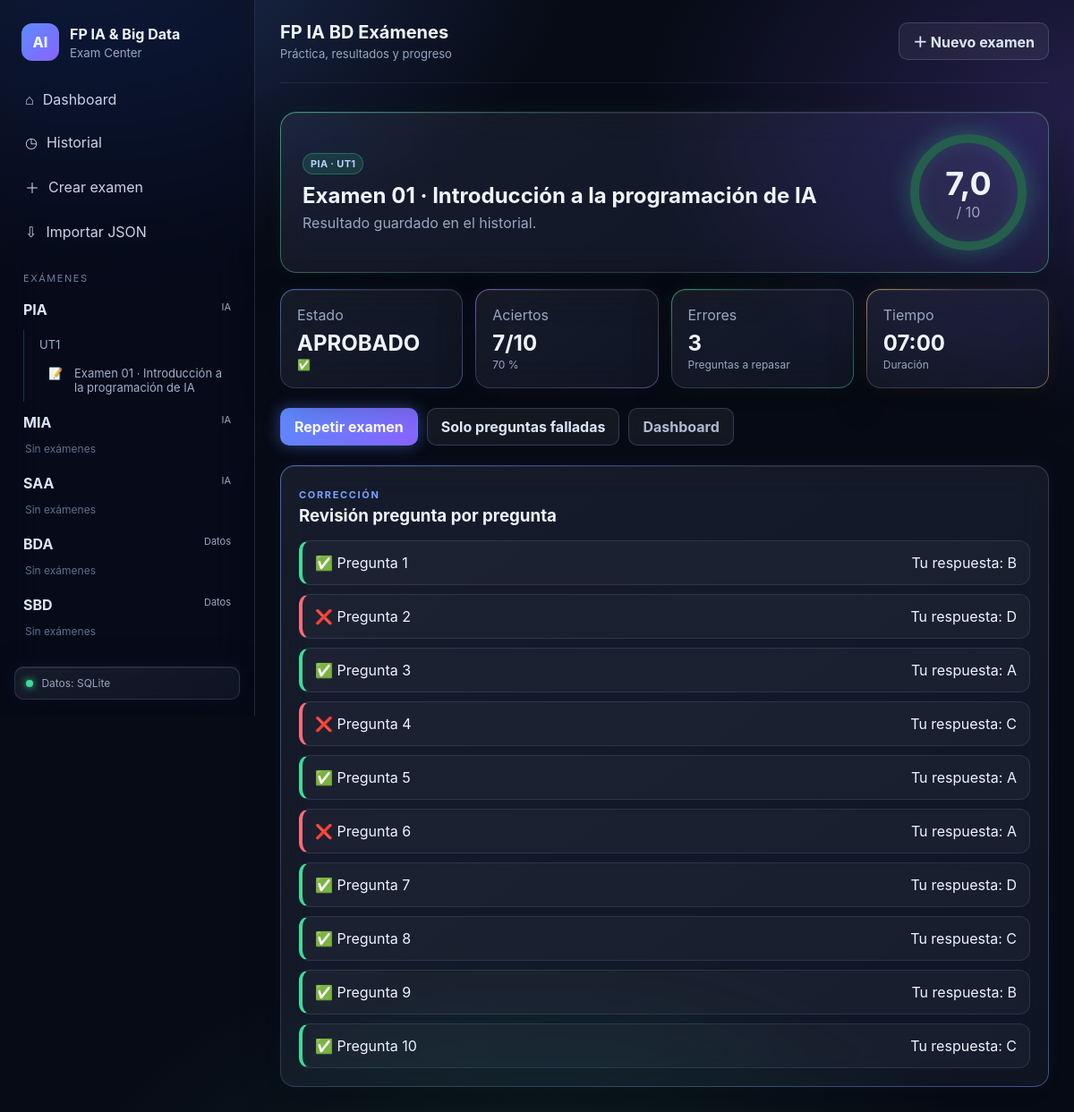
The page /?page=result&id=1 on the database its author committed.
### tables this page shows
CREATE TABLE exams (
                id INTEGER PRIMARY KEY AUTOINCREMENT,
                module_code TEXT NOT NULL,
                unit_code TEXT NOT NULL,
                title TEXT NOT NULL,
                description TEXT NOT NULL DEFAULT '',
                created_at TEXT NOT NULL
            );

CREATE TABLE modules (
                code TEXT PRIMARY KEY,
                name TEXT NOT NULL,
                block_name TEXT NOT NULL
            );

CREATE TABLE attempts (
                id INTEGER PRIMARY KEY AUTOINCREMENT,
                exam_id INTEGER NOT NULL,
                started_at TEXT NOT NULL,
                finished_at TEXT NOT NULL,
                duration_seconds INTEGER NOT NULL DEFAULT 0,
                score REAL NOT NULL,
                correct_count INTEGER NOT NULL,
                total_count INTEGER NOT NULL
            );

### app/bootstrap.php (called while the page is built, shortened)
<?php
require_once __DIR__ . '/helpers.php';
require_once __DIR__ . '/storage.php';
$storage = new Storage(dirname(__DIR__) . '/data');
$modules = $storage->modules();
$exams = $storage->exams();
function current_page(): string {
    return $_GET['page'] ?? 'dashboard';
}
function nav_tree(array $modules, array $exams): array {
    $tree = [];
    foreach ($modules as $m) {
        $tree[$m['code']] = ['name'=>$m['name'],'block'=>$m['block'],'units'=>[]];
    }
    foreach ($exams as $exam) {
        $code = $exam['module_code'];
        $unit = $exam['unit_code'];
        $tree[$code]['units'][$unit] ??= [];
        $tree[$code]['units'][$unit][] = $exam;
    }
    return $tree;
}

### app/storage.php (called while the page is built, shortened)
<?php
final class Storage {
    private bool $sqlite = false;
    private ?PDO $pdo = null;
    public function __construct(string $dataDir) {
        if (extension_loaded('pdo_sqlite')) {
            try {
                $this->pdo = new PDO('sqlite:' . $dataDir . '/fp_examenes.sqlite');
                $this->pdo->setAttribute(PDO::ATTR_ERRMODE, PDO::ERRMODE_EXCEPTION);
                $this->pdo->setAttribute(PDO::ATTR_DEFAULT_FETCH_MODE, PDO::FETCH_ASSOC);
                $this->sqlite = true;
                $this->initSqlite();
                return;
            } catch (Throwable $e) {
                $this->sqlite = false;
                $this->pdo = null;
            }
        }
    }
    public function mode(): string {
        return $this->sqlite ? 'SQLite' : 'JSON (compatibilidad)';
    }
    private function initSqlite(): void {
        $sql = [
            "CREATE TABLE IF NOT EXISTS modules (
                code TEXT PRIMARY KEY,
                name TEXT NOT NULL,
                block_name TEXT NOT NULL
            )",
            "CREATE TABLE IF NOT EXISTS exams (
                id INTEGER PRIMARY KEY AUTOINCREMENT,
                module_code TEXT NOT NULL,
                unit_code TEXT NOT NULL,
                title TEXT NOT NULL,
                description TEXT NOT NULL DEFAULT '',
                created_at TEXT NOT NULL
            )",
            "CREATE TABLE IF NOT EXISTS questions (
                id INTEGER PRIMARY KEY AUTOINCREMENT,
                exam_id INTEGER NOT NULL,
                position INTEGER NOT NULL,
                text TEXT NOT NULL,
                option_a TEXT NOT NULL,
                option_b TEXT NOT NULL,
                option_c TEXT NOT NULL,
                option_d TEXT NOT NULL,
                correct_answer TEXT NOT NULL,
                explanation TEXT NOT NULL DEFAULT ''
            )",
            "CREATE TABLE IF NOT EXISTS attempts (
                id INTEGER PRIMARY KEY AUTOINCREMENT,
                exam_id INTEGER NOT NULL,
                started_at TEXT NOT NULL,
                finished_at TEXT NOT NULL,
                duration_seconds INTEGER NOT NULL DEFAULT 0,
                score REAL NOT NULL,
                correct_count INTEGER NOT NULL,
                total_count INTEGER NOT NULL
            )",
            "CREATE TABLE IF NOT EXISTS attempt_answers (
                attempt_id INTEGER NOT NULL,
                question_id INTEGER NOT NULL,
                selected_answer TEXT,
                is_correct INTEGER NOT NULL,
                PRIMARY KEY (attempt_id, question_id)
            )"
        ];
        foreach ($sql as $statement) $this->pdo->exec($statement);
        $count = (int)$this->pdo->query("SELECT COUNT(*) FROM exams")->fetchColumn();
    }
    public function modules(): array {
        if ($this->sqlite) {
            return $this->pdo->query("SELECT code,name,block_name AS block FROM modules ORDER BY CASE code WHEN 'PIA' THEN 1 WHEN 'MIA' THEN 2 WHEN 'SAA' THEN 3 WHEN 'BDA' THEN 4 ELSE 5 END")->fetchAll();
        }
        return $this->readJson()['modules'] ?? [];
    }
    public function exams(): array {
        if ($this->sqlite) {
            $rows = $this->pdo->query("SELECT e.*, (SELECT COUNT(*) FROM questions q WHERE q.exam_id=e.id) AS question_count FROM exams e ORDER BY module_code, unit_code, id")->fetchAll();
            return $rows;
        }
        $out = [];
        return $out;
    }
    public function attemptDetail(int $attemptId): ?array {
        if ($this->sqlite) {
            $stmt = $this->pdo->prepare("SELECT a.*, e.title AS exam_title, e.module_code, e.unit_code FROM attempts a JOIN exams e ON e.id=a.exam_id WHERE a.id=?");
            $stmt->execute([$attemptId]);
            $attempt = $stmt->fetch();
            $q = $this->pdo->prepare("SELECT q.*, aa.selected_answer, aa.is_correct FROM attempt_answers aa JOIN questions q ON q.id=aa.question_id WHERE aa.attempt_id=? ORDER BY q.position");
            $q->execute([$attemptId]);
            $attempt['review'] = $q->fetchAll();
            return $attempt;
        }
        $attempt = null;
        $exam = $this->getExam((int)$attempt['exam_id']);
        $review = [];
        $attempt['exam_title'] = $exam['title'] ?? 'Examen';
        $attempt['module_code'] = $exam['module_code'] ?? '';
        $attempt['unit_code'] = $exam['unit_code'] ?? '';
        $attempt['review'] = $review;
        return $attempt;
    }
}

### app/helpers.php (called while the page is built, shortened)
<?php
function e(string $value): string {
    return htmlspecialchars($value, ENT_QUOTES | ENT_SUBSTITUTE, 'UTF-8');
}
function format_duration(int $seconds): string {
    $seconds = max(0, $seconds);
    $m = intdiv($seconds, 60);
    $s = $seconds % 60;
    return sprintf('%02d:%02d', $m, $s);
}

### pages/result.php (the view, shortened to what this page needs)
<?php
$attemptId = (int)($_GET['id'] ?? 0);
$a = $storage->attemptDetail($attemptId);
$passed = (float)$a['score'] >= 5;
?>
<section class="result-hero <?= $passed ? 'pass' : 'fail' ?>">
    <div>
        <span class="tag"><?= e($a['module_code'].' · '.$a['unit_code']) ?></span>
        <h2><?= e($a['exam_title']) ?></h2>
        <p>Resultado guardado en el historial.</p>
    </div>
    <div class="score-orb">
        <strong><?= number_format((float)$a['score'],1,',','') ?></strong>
        <span>/ 10</span>
    </div>
</section>
<section class="metric-grid compact">
    <article class="metric"><span>Estado</span><strong><?= $passed ? 'APROBADO' : 'SUSPENSO' ?></strong><small><?= $passed ? '✅' : '❌' ?></small></article>
    <article class="metric"><span>Aciertos</span><strong><?= (int)$a['correct_count'] ?>/<?= (int)$a['total_count'] ?></strong><small><?= round(((int)$a['correct_count']/max(1,(int)$a['total_count']))*100) ?> %</small></article>
    <article class="metric"><span>Errores</span><strong><?= (int)$a['total_count']-(int)$a['correct_count'] ?></strong><small>Preguntas a repasar</small></article>
    <article class="metric"><span>Tiempo</span><strong><?= e(format_duration((int)$a['duration_seconds'])) ?></strong><small>Duración</small></article>
</section>
<div class="action-row">
    <a class="btn primary" href="?page=exam&id=<?= (int)$a['exam_id'] ?>">Repetir examen</a>
    <?php if ((int)$a['correct_count'] < (int)$a['total_count']): ?>
        <a class="btn secondary" href="?page=exam&id=<?= (int)$a['exam_id'] ?>&missed_from=<?= (int)$a['id'] ?>">Solo preguntas falladas</a>
    <?php endif; ?>
    <a class="btn ghost" href="?page=dashboard">Dashboard</a>
</div>
<section class="panel">
    <div class="panel-head"><div><span class="eyebrow">CORRECCIÓN</span><h3>Revisión pregunta por pregunta</h3></div></div>
    <div class="review-list">
        <?php foreach ($a['review'] as $idx=>$r):
            $ok = (int)$r['is_correct'] === 1;
            $letter = $r['selected_answer'] ?: '—';
        ?>
        <details class="review-item <?= $ok ? 'ok' : 'bad' ?>">
            <summary>
                <span><?= $ok ? '✅' : '❌' ?> Pregunta <?= $idx+1 ?></span>
                <span>Tu respuesta: <?= e($letter) ?></span>
            </summary>
        </details>
        <?php endforeach; ?>
    </div>
</section>

### pages/header.php (shortened to what this page needs)
<?php
$tree = nav_tree($modules, $exams);
$page = current_page();
?>
<!doctype html>
<html lang="es">
<head>
<link rel="stylesheet" href="assets/css/style.css">
</head>
<body>
<div class="app-shell">
    <aside class="sidebar" id="sidebar">
        <div class="brand">
            <div class="brand-mark">AI</div>
            <div>
                <strong>FP IA & Big Data</strong>
                <small>Exam Center</small>
            </div>
        </div>
        <nav class="main-nav">
            <a class="<?= $page==='dashboard' ? 'active' : '' ?>" href="?page=dashboard">⌂ <span>Dashboard</span></a>
            <a class="<?= $page==='history' ? 'active' : '' ?>" href="?page=history">◷ <span>Historial</span></a>
            <a class="<?= $page==='create' ? 'active' : '' ?>" href="?page=create">＋ <span>Crear examen</span></a>
            <a class="<?= $page==='import' ? 'active' : '' ?>" href="?page=import">⇩ <span>Importar JSON</span></a>
        </nav>
        <div class="sidebar-label">EXÁMENES</div>
        <div class="exam-tree">
        <?php foreach ($tree as $code=>$m): ?>
            <details open>
                <summary><strong><?= e($code) ?></strong><span><?= e($m['block']) ?></span></summary>
                <?php if (!$m['units']): ?>
                    <div class="empty-tree">Sin exámenes</div>
                <?php else: ?>
                    <?php foreach ($m['units'] as $unit=>$unitExams): ?>
                        <details open class="unit">
                            <summary><?= e($unit) ?></summary>
                            <?php foreach ($unitExams as $exam): ?>
                                <a href="?page=exam&id=<?= (int)$exam['id'] ?>">
                                    <span>📝</span>
                                    <span><?= e($exam['title']) ?></span>
                                </a>
                            <?php endforeach; ?>
                        </details>
                    <?php endforeach; ?>
                <?php endif; ?>
            </details>
        <?php endforeach; ?>
        </div>
        <div class="storage-mode">
            <span class="dot"></span>
            Datos: <?= e($storage->mode()) ?>
        </div>
    </aside>
    <main class="content">
        <header class="topbar">
            <div>
                <h1>FP IA BD Exámenes</h1>
                <p>Práctica, resultados y progreso</p>
            </div>
            <div class="top-actions">
                <a class="btn secondary" href="?page=create">＋ Nuevo examen</a>
            </div>
        </header>

### rows shown on the page
modules: block_name "IA"
exams: module_code "PIA", unit_code "UT1", title "Examen 01 · Introducción a la programación de IA"
modules: code "MIA", block_name "IA", shows "Sin exámenes"
modules: code "SAA", block_name "IA", shows "Sin exámenes"
modules: code "BDA", block_name "Datos", shows "Sin exámenes"
modules: code "SBD", block_name "Datos", shows "Sin exámenes"
attempts: exam.unit_code "PIA · UT1", exam.title "Examen 01 · Introducción a la programación de IA", score "7,0", correct_count "7", total_count "10", correct_count+total_count "70", (int)$a['total_count']-(int)$a['correct_count'] "3", duration_seconds "07:00"

### other values the page prints
$storage->mode() "SQLite"
$letter "B"
$letter "D"
$letter "A"
$letter "C"
